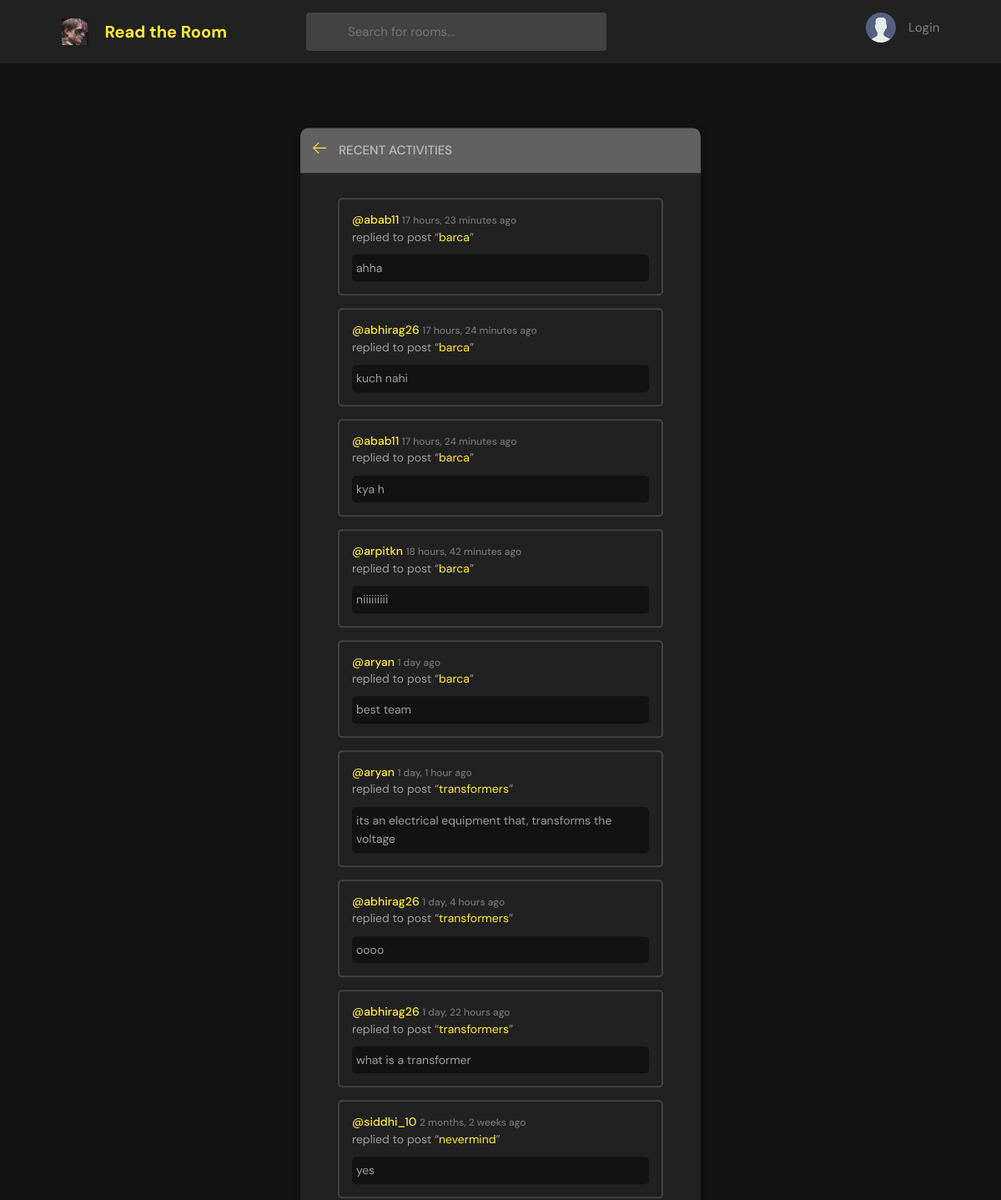
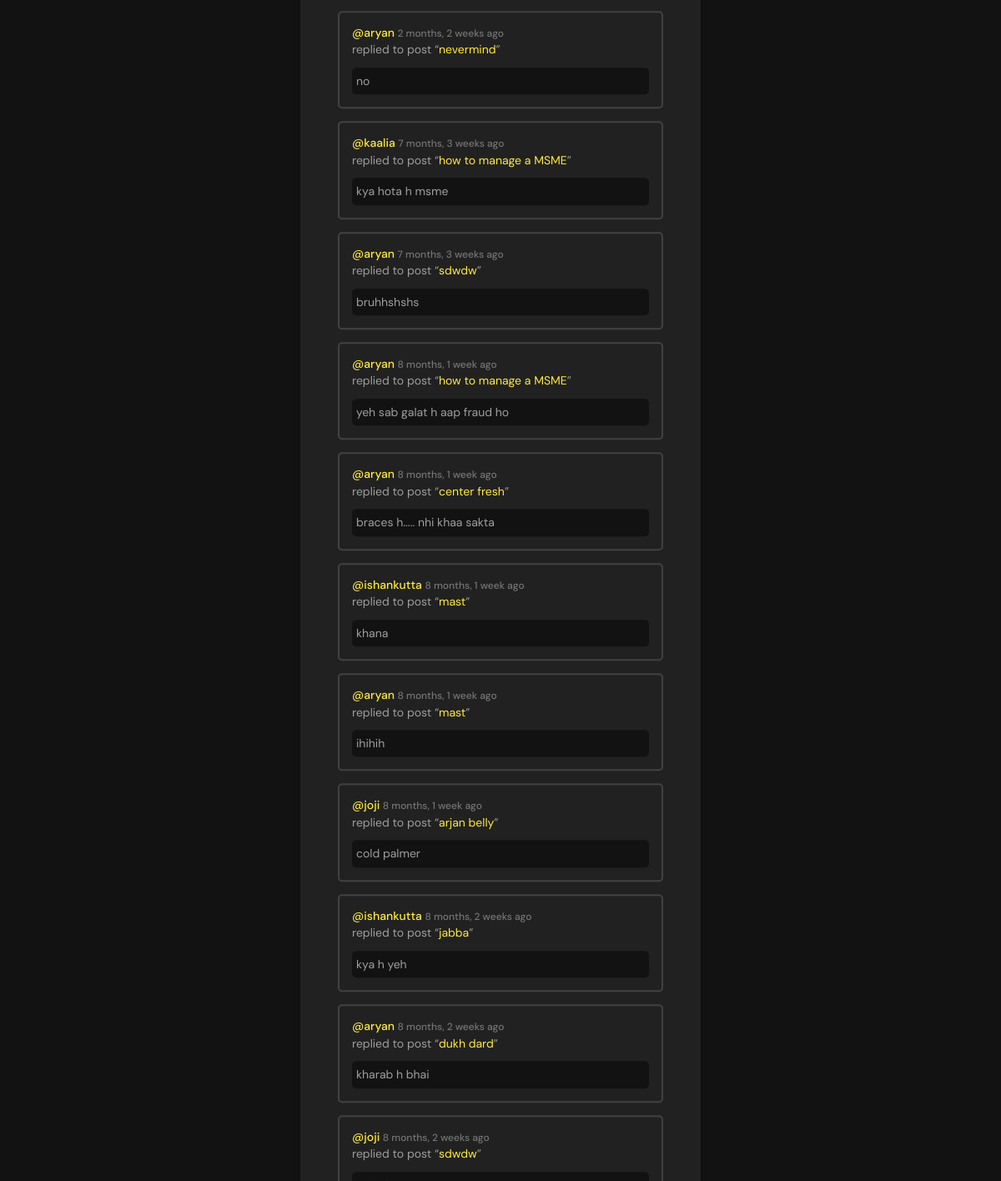
The page /activity/ on the database its author committed (2 pictures, top to bottom).
### base/models.py (models this page shows, shortened)
class Message(models.Model):
    user = models.ForeignKey(User, on_delete=models. CASCADE)
    room = models.ForeignKey(Rooms,on_delete=models.CASCADE)
    body = models.TextField()
    updated = models.DateTimeField(auto_now=True)
    created = models.DateTimeField(auto_now_add=True)
    class Meta:
        ordering = ['-updated','-created']

class Rooms(models.Model):
    host =  models.ForeignKey(User,on_delete=models.SET_NULL, null = True)
    topic =  models.ForeignKey(Topic,on_delete=models.SET_NULL, null = True)
    name = models.CharField(max_length=200)
    description = models.TextField(null=True, blank=True)
    participants = models.ManyToManyField(User,related_name='participants',blank = True)
    updated = models.DateTimeField(auto_now=True)
    created = models.DateTimeField(auto_now_add=True)
    class Meta:
        ordering = ['-updated','-created']
    def __str__(self):
        return self.name

### base/views.py (the view)
# urls.py: path('activity/', views.activityPage, name="activity"),
def activityPage(request):
    room_messages = Message.objects.all()
    return render(request,'base/activity.html',{'room_messages': room_messages})

### base/templates/base/activity.html (shortened to what this page needs)
{% extends 'main.html' %}
{% block content %}
<main class="layout">
  <div class="container">
    <div class="layout__box">
      <div class="layout__boxHeader">
        <div class="layout__boxTitle">
          <a href="{% url 'home' %}">
            <svg version="1.1" xmlns="http://www.w3.org/2000/svg" width="32" height="32" viewBox="0 0 32 32">
              <title>arrow-left</title>
              <path
                d="M13.723 2.286l-13.723 13.714 13.719 13.714 1.616-1.611-10.96-10.96h27.625v-2.286h-27.625l10.965-10.965-1.616-1.607z">
              </path>
              </path>
            </svg>
          </a>
          <h3>Recent Activities</h3>
        </div>
      </div>
      <div class="activities-page layout__body">
        {% for message in room_messages %}
          <div class="activities__box">
            <div class="activities__boxHeader roomListRoom__header">
                <a href="{% url 'user-profile' message.user.id %}" class="roomListRoom__author">
                    <p>
                        @{{ message.user }}
                        <span>{{ message.created|timesince }} ago</span>
                    </p>
                </a>
            </div>
            <div class="activities__boxContent">
                <p>replied to post “<a href="{% url 'about' message.room.id %}">{{ message.room }}</a>”</p>
                <div class="activities__boxRoomContent">
                    {{ message.body }}
                </div>
            </div>
          </div>
        {% endfor %}
      </div>
    </div>
  </div>
</main>
{% endblock content %}

### static/styles/style.css (style rules this page uses)
:root { --color-main: #ffeb3b; --color-main-light: #ffff72; --color-dark: #212121; --color-dark-medium: #424242; --color-dark-light: #616161; --color-light: #bdbdbd; --color-gray: #757575; --color-light-gray: #9e9e9e; --color-bg: #121212; --color-success: #5dd693; --color-error: #fc4b0b; }
* { font-family: "DM Sans", -apple-system, BlinkMacSystemFont, "Segoe UI", Roboto, Oxygen, Ubuntu, Cantarell, "Open Sans", "Helvetica Neue", sans-serif; margin: 0; padding: 0; box-sizing: border-box; text-rendering: optimizeLegibility; font-size: inherit; }
html { font-size: 56.25%; }
@media only screen and (min-width: 1200px) { html { font-size: 62.5%; } }
body { line-height: 1.6; font-weight: 400; font-size: 1.5rem; color: var(--color-light-gray); background-color: var(--color-bg); min-height: 100vh; }
a { display: inline-block; color: var(--color-main); text-decoration: none; }
.container { max-width: 120rem; width: 90%; margin: auto; }
.layout { margin-top: 2.4rem; }
.layout > .container { display: flex; justify-content: space-between; align-items: flex-start; }
.layout__box { width: 90%; max-width: 48rem; min-height: 40rem; position: absolute; top: 50%; left: 50%; transform: translate(-50%, -46%); background-color: var(--color-dark); border-radius: 1rem; box-shadow: 1px 1px 6px 3px rgba(0, 0, 0, 0.1); overflow: hidden; }
.layout__boxHeader { display: flex; padding: 1.5rem; background-color: var(--color-dark-light); }
.layout__boxTitle { display: flex; gap: 1.5rem; align-items: center; }
.layout__boxTitle h3 { text-transform: uppercase; font-weight: 500; color: var(--color-light); }
.layout__boxTitle svg { width: 1.6rem; height: 1.6rem; fill: var(--color-main); }
.layout__body { margin: 3rem; }
.roomListRoom__header { display: flex; justify-content: space-between; align-items: center; }
.roomListRoom__author { font-weight: 500; display: flex; align-items: center; gap: 1rem; }
.activities__box { margin: 1.5rem; padding: 1.5rem; border: 2px solid var(--color-dark-medium); border-radius: 5px; }
.activities__boxHeader p { font-size: 1.4rem; line-height: 1.3; }
.activities__boxHeader p span { color: var(--color-gray); font-size: 1.2rem; }
.activities__boxContent { font-size: 1.4rem; display: flex; flex-direction: column; align-items: flex-start; justify-content: center; }
.activities__boxRoomContent { background: var(--color-bg); border-radius: 5px; margin-top: 1rem; padding: 0.5rem; width: 100%; }

### rows shown on the page
Message: user "abab11", created "17 hours, 23 minutes", room "barca", body "ahha"
Message: user "abhirag26", created "17 hours, 24 minutes", room "barca", body "kuch nahi"
Message: user "abab11", created "17 hours, 24 minutes", room "barca", body "kya h"
Message: user "arpitkn", created "18 hours, 42 minutes", room "barca", body "niiiiiiiii"
Message: user "aryan", created "1 day", room "barca", body "best team"
Message: user "aryan", created "1 day, 1 hour", room "transformers", body "its an electrical equipment that, transforms the voltage"
Message: user "abhirag26", created "1 day, 4 hours", room "transformers", body "oooo"
Message: user "abhirag26", created "1 day, 22 hours", room "transformers", body "what is a transformer"
Message: user "siddhi_10", created "2 months, 2 weeks", room "nevermind", body "yes"
Message: user "aryan", created "2 months, 2 weeks", room "nevermind", body "no"
Message: user "kaalia", created "7 months, 3 weeks", room "how to manage a MSME", body "kya hota h msme"
Message: user "aryan", created "7 months, 3 weeks", room "sdwdw", body "bruhhshshs"
Message: user "aryan", created "8 months, 1 week", room "how to manage a MSME", body "yeh sab galat h aap fraud ho"
Message: user "aryan", created "8 months, 1 week", room "center fresh", body "braces h..... nhi khaa sakta"
Message: user "ishankutta", created "8 months, 1 week", room "mast", body "khana"
Message: user "aryan", created "8 months, 1 week", room "mast", body "ihihih"
Message: user "joji", created "8 months, 1 week", room "arjan belly", body "cold palmer"
Message: user "ishankutta", created "8 months, 2 weeks", room "jabba", body "kya h yeh"
Message: user "aryan", created "8 months, 2 weeks", room "dukh dard", body "kharab h bhai"
Message: user "joji", created "8 months, 2 weeks", room "sdwdw"
